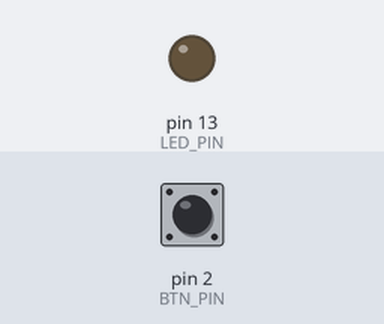
Bench run of a sketch on a simulated Arduino Uno, built with avr-gcc and run on an emulated ATmega328P. On the bench: output pins drawn as LEDs (lit = HIGH). Inputs (shaded band) come from the test bench; at power-on: pin 2 (BTN_PIN) LOW.

Above: at 1.2 s.
1.3 s: pin 2 (BTN_PIN) pulled HIGH for 0.15 s
At 1.8 s:
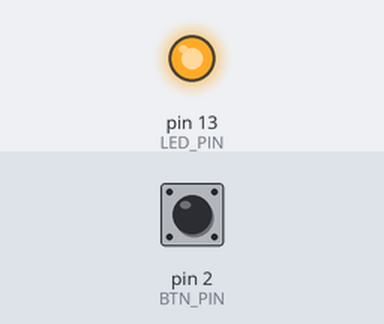
2.9 s: pin 2 (BTN_PIN) pulled HIGH for 1 s
At 4.2 s:
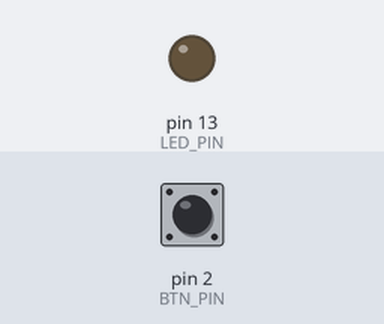
5.4 s: pin 2 (BTN_PIN) pulled HIGH for 3.2 s
At 6.1 s:
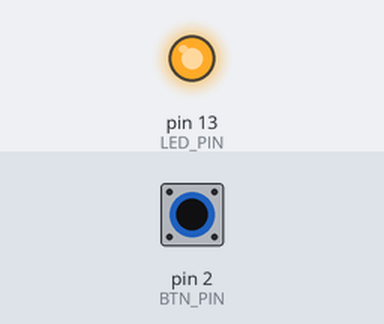
Timing chart, 0 to 8.4 s (numbered marks = the images above; inputs shaded):
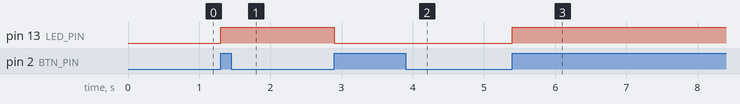

The sketch:

EXIT_by_pippo.ino
```cpp
#define LED_PIN 13
#define BTN_PIN 2

void INT0_ISR(void)
{
  digitalWrite(LED_PIN, !digitalRead(LED_PIN));

}

void setup()
{
  pinMode(LED_PIN, OUTPUT);
  pinMode(BTN_PIN, INPUT);
  attachInterrupt(digitalPinToInterrupt(BTN_PIN), INT0_ISR, RISING);
}

void loop()
{
  if(digitalRead(LED_PIN)==0){

    digitalWrite(7, HIGH);
    delay(200);
    digitalWrite(5, HIGH);
    delay(200);
    digitalWrite(3, HIGH);
    delay(200);
    digitalWrite(7, LOW);
    digitalWrite(5, LOW);
    digitalWrite(3, LOW);
    delay(400);
  }
}
```

Measured:
- after the input at 1.3 s, pin 13 (LED_PIN): LOW → HIGH at once
- after the input at 2.9 s, pin 13 (LED_PIN): HIGH → LOW at once
- after the input at 5.4 s, pin 13 (LED_PIN): LOW → HIGH at once
